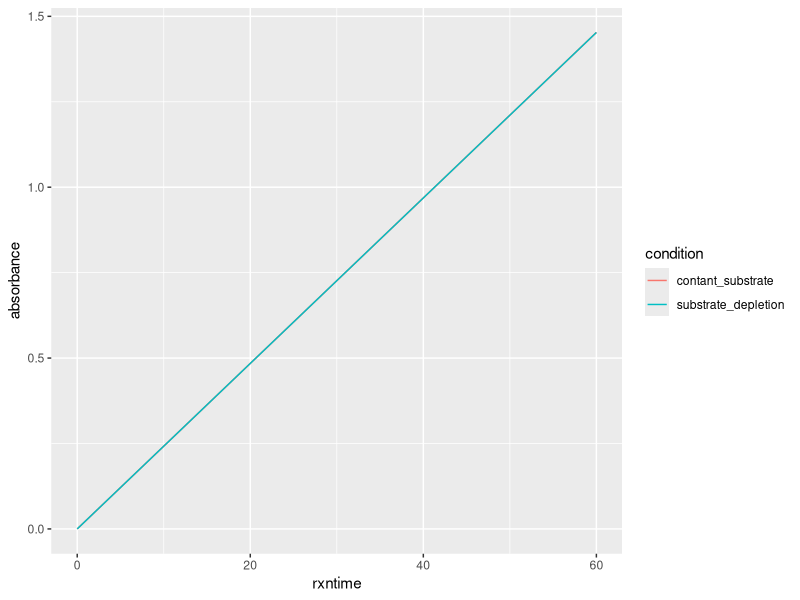

Generate this figure with R:
## ---- chunk 1
library(tidyverse)
## ---- chunk 2
kcat <- 340 #per second
km <- 17000 #microMolar
enzyme_conc = 0.000095 #microMole/millilitre
t = 60 #time
alcohol_conc = 160000 #microMolar
moles_enzyme = (enzyme_conc * 100)/1000 
vmax = moles_enzyme * kcat * 4 #4 active sites
## ---- chunk 3
#function to calculate velocity of enzyme reaction at given substrate concentration
velocity_calc <- function(s){
  v = (vmax * s)/(km + s)
  return(v)
}

#function to calculate new substrate concentration
substrateConc_calc <- function(s, v, t, rxntime){
  if (rxntime != 0){
    mole_alc = s * 0.003
    mole_alc = mole_alc - (v * t)
    s = mole_alc/0.003
    return(s)
  }
  else{
    return(s)
  }
}

#function to calculate remaining moles of substrate
molesSubstrate_calc <- function(s, v, t, rxntime){
  if (rxntime != 0){
    mole_alc = s * 0.003
    mole_alc = mole_alc - (v * t)
    return(mole_alc)
  }
  else{
    mole_alc = s * 0.003
    return(mole_alc)
  }
}

#function to calculate absorbance
absorbance_calc <- function(i, s){
  mole_product = i - s #moles of product
  conc_product = mole_product/0.003 #conctration of product microMolar
  conc_product = conc_product/1000000 #concentration of product in Molar
  abs = conc_product * 6220
  return(abs)
}
## ---- chunk 4
a <- numeric()
b <- numeric()
rxntime = 0 #sets rxntime at 0
substrateConc = alcohol_conc #initial substrate concentration
initMolesSubs = alcohol_conc * 0.003 #initial Moles of substrate
timeInterval = 1
velocity = velocity_calc(substrateConc)
while(rxntime <= t){
  molesSubstrate = molesSubstrate_calc(substrateConc, velocity, timeInterval, rxntime) #moles of substrate remaining
  velocity = velocity_calc(substrateConc)
  absorbance = absorbance_calc(initMolesSubs, molesSubstrate)
  substrateConc = substrateConc_calc(substrateConc, velocity, timeInterval, rxntime)
  print(c(rxntime, velocity, molesSubstrate, substrateConc, absorbance))
  a <- c(a, absorbance)
  b <- c(b, rxntime)
  rxntime = rxntime + timeInterval
}
df <- data.frame(a, b)
colnames(df) <- c("substrate_depletion", "rxntime")
df
## ---- chunk 5
substrateConc = alcohol_conc
velocity1 = velocity_calc(substrateConc)
rxntime = 0
abs2 = (((velocity1 / 0.003) / 1000000) * 6220)
abs = (((velocity1 * 60) / 0.003) / 1000000) * 6220
print(c(velocity1, abs, abs2))

abs3 = 0
while(rxntime <= t){
  print(abs3)
  abs3 = abs3 + abs2
  rxntime = rxntime + 1
  
}


## ---- chunk 6
c <- numeric()
d <- numeric()
rxntime = 0 #sets rxntime at 0
substrateConc = alcohol_conc #initial substrate concentration
initMolesSubs = alcohol_conc * 0.003 #initial Moles of substrate
timeInterval = t
velocity = velocity_calc(substrateConc)
while(rxntime <= t){
  molesSubstrate = molesSubstrate_calc(substrateConc, velocity, timeInterval, rxntime) #moles of substrate remaining
  velocity = velocity_calc(substrateConc)
  absorbance = absorbance_calc(initMolesSubs, molesSubstrate)
  substrateConc = substrateConc_calc(substrateConc, velocity, timeInterval, rxntime)
  print(c(rxntime, velocity, molesSubstrate, substrateConc, absorbance))
  c <- c(c, absorbance)
  d <- c(d, rxntime)
  rxntime = rxntime + timeInterval
}
df2 <- data.frame(c, d)
colnames(df2) <- c("contant_substrate", "rxntime")
## ---- chunk 7
test <- merge(df, df2, by = "rxntime", all = TRUE)
test1 <- test %>%
  pivot_longer(cols = !rxntime, names_to = "condition", values_to = "absorbance") %>%
  drop_na()
?pivot_longer
## ---- chunk 8
test1 %>%
  group_by(condition) %>% 
  ggplot() +
  aes(x = rxntime, y = absorbance, group = condition, colour = condition) +
  geom_line()
  
